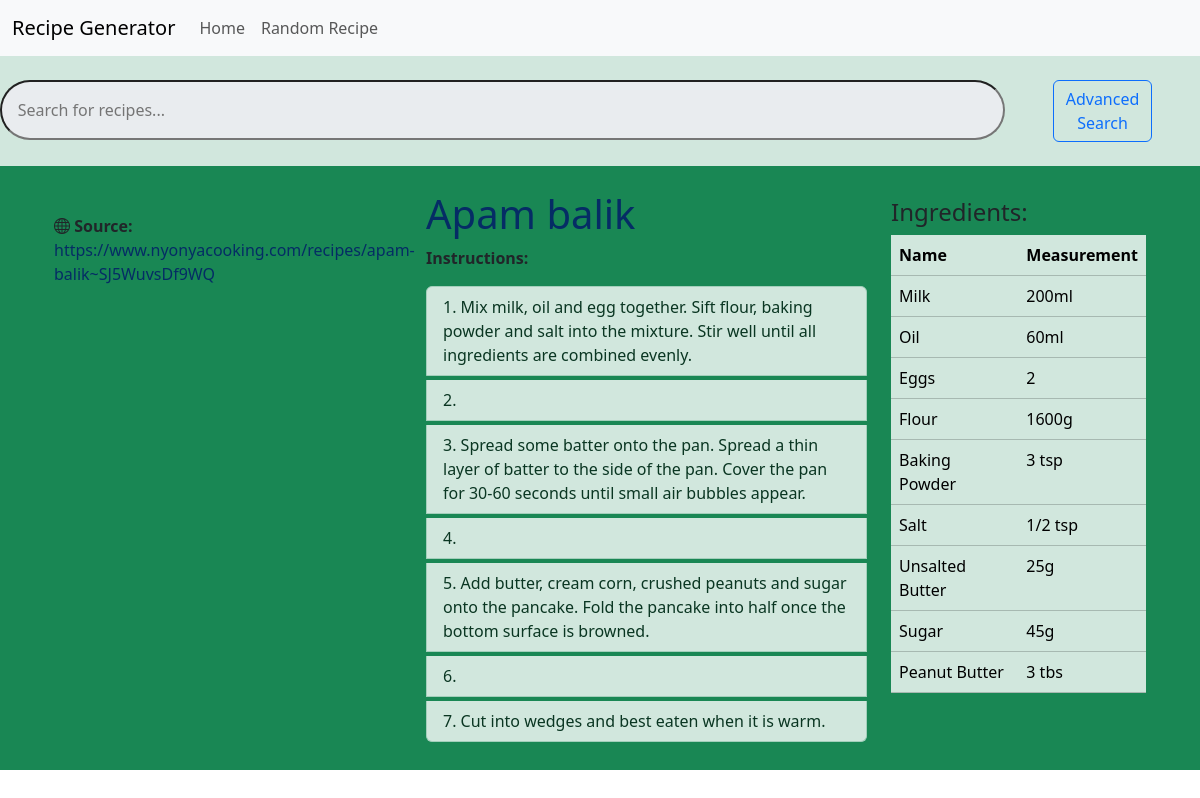
/recipe/3, run on the app's committed database.
### recipes/models.py (models this page shows, shortened)
class Recipe(models.Model):
    title = models.CharField(max_length=200)
    ingredients = models.ManyToManyField(Ingredient, related_name='recipes')
    measurements = models.JSONField(blank=True, null=True)  # Store measurements as a JSON field
    instructions = models.TextField()
    image_url = models.URLField(blank=True, null=True)
    source = models.TextField(blank=True, null=True)  # Optional source of the recipe
    created_at = models.DateTimeField(auto_now_add=True)
    updated_at = models.DateTimeField(auto_now=True)

class Ingredient(models.Model):
    name = models.CharField(max_length=100)

### recipes/views.py (the view)
# urls.py: path("recipe/<int:recipe_id>", views.recipe, name="recipe"),
def recipe(request, recipe_id):
    recipe_data = Recipe.objects.get(id=recipe_id)
    instructions = recipe_data.instructions.split("\n")
    ingredients = recipe_data.ingredients.all()
    measurements = recipe_data.measurements or {}
    ingredients = [
        {
            "name": ingredient.name,
            "measurement": measurements.get(ingredient.name, ""),
        }
        for ingredient in ingredients
    ]
    return render(
        request,
        "recipes/recipe.html",
        {
            "recipe": recipe_data,
            "instructions": instructions,
            "ingredients": ingredients,
        },
    )

### recipes/templates/recipes/recipe.html (shortened to what this page needs)
{% extends "recipes/layout.html" %}
{% load static %}
{% block body %}
<div class="container justify-content-center p-4">
    <div class="row">
        <div class="col-md-4">
            <img src="{{ recipe.image_url }}" class="img-fluid mb-3" alt="{{ recipe.strMeal }}"> <br>
            <i class="bi bi-globe"></i> <strong>Source:</strong>
            <a href="{{ recipe.source }}" class="text-decoration-none text-primary-emphasis">
                {{ recipe.source }}
            </a>
        </div>
        <div class="col-md-5">
            <h1 class="text-primary-emphasis">{{ recipe.title}}</h1>
            <p><strong>Instructions:</strong></p>
            <ol class="list-group list-group-numbered" >
                {% for instruction in instructions %}
                {% if instruction %}
                <li class="list-group-item list-group-item-action list-group-item-success mb-1">{{ instruction }}</li>
                {% endif %}
                {% endfor %}
            </ol>
        </div>
        <div class="col-md-3">
            <div class="mt-2">
                <h4>Ingredients:</h4>
                <table class="table table-hover table-success">
                    <thead>
                        <tr>
                            <th>Name</th>
                            <th>Measurement</th>
                        </tr>
                    </thead>
                    <tbody>
                        {% for ingredient in ingredients %}
                        {% if ingredient.name %}
                        <tr>
                            <td>{{ ingredient.name }}</td>
                            <td>{{ ingredient.measurement }} </td>
                        </tr>
                        {% endif %}
                        {% endfor %}
                    </tbody>
                </table>
            </div>
        </div>
    </div>
</div>
{% endblock %}

### data on the page
Recipe: source "https://www.nyonyacooking.com/recipes/apam-balik~SJ5WuvsDf9WQ", title "Apam balik"
Ingredient: name "Milk"
Ingredient: name "Oil"
Ingredient: name "Eggs"
Ingredient: name "Flour"
Ingredient: name "Baking Powder"
Ingredient: name "Salt"
Ingredient: name "Unsalted Butter"
Ingredient: name "Sugar"
Ingredient: name "Peanut Butter"

### other printed values
{{ instruction }} "Mix milk, oil and egg together. Sift flour, baking powder and salt into the mixture. Stir well until all ingredients are combined evenly." "Spread some batter onto the pan. Spread a thin layer of batter to the side of the pan. Cover the pan for 30-60 seconds until small air bubbles appear." "Add butter, cream corn, crushed peanuts and sugar onto the pancake. Fold the pancake into half once the bottom surface is browned." "Cut into wedges and best eaten when it is warm."
{{ ingredient.measurement }} "200ml" "60ml" "2" "1600g" "3 tsp" "1/2 tsp" "25g" "45g" "3 tbs"
